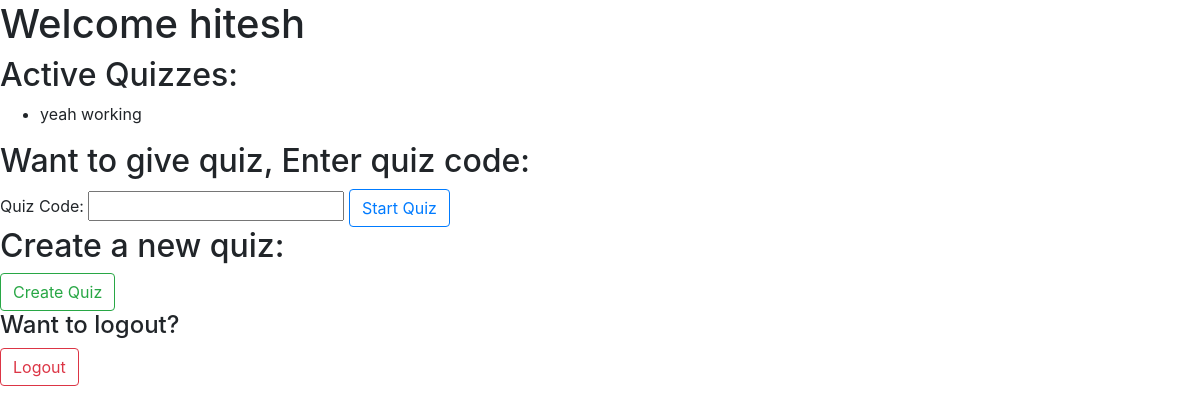
/dashboard (signed in), run on an earlier commit of the app's database.
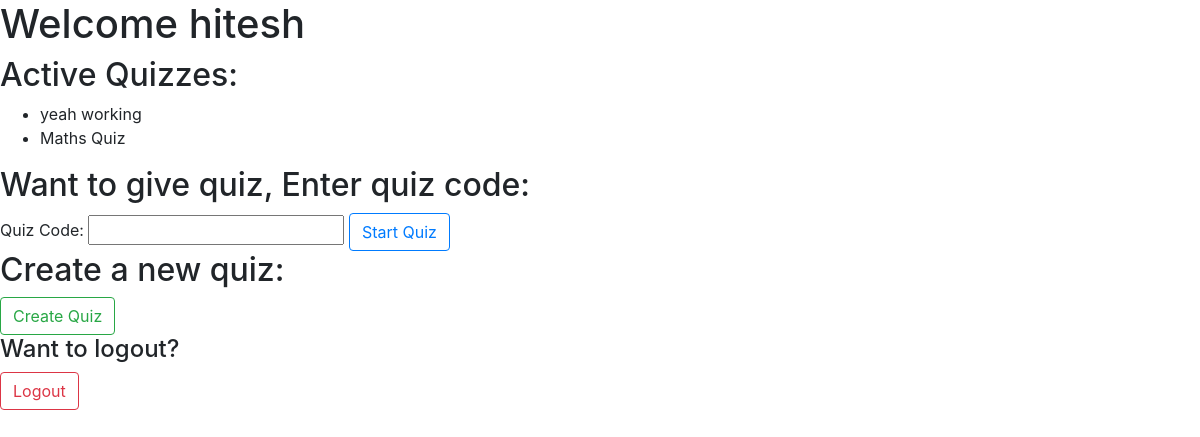
And on a later commit of the database.
### tables this page shows
CREATE TABLE user(
  id INTEGER PRIMARY KEY AUTOINCREMENT,
  username TEXT UNIQUE NOT NULL,
  email_id UNIQUE NOT NULL,
  password TEXT NOT NULL
);

CREATE TABLE Quizzes(
    quiz_id TEXT PRIMARY KEY NOT NULL,
    quiz_name TEXT NOT NULL,
    admin_id INTEGER,
    FOREIGN KEY (admin_id) REFERENCES user (admin_id) ON DELETE CASCADE
);

### quiz_app/interface.py (the view, shortened to what this page needs)
@bp.route('/dashboard', methods=('GET', 'POST'))
@login_required
def dashboard():
    Quizzes = get_db().execute(
        'SELECT * FROM Quizzes'
    ).fetchall()
    error2 = None
    if error2 is not None:
        flash(error2)
    return render_template('dashboard.html', Quizzes=Quizzes)

### quiz_app/auth.py (called while the page is built)
@bp.before_app_request
def load_logged_in_user():
    user_id = session.get('user_id')
    if user_id is None:
        g.user = None
    else:
        g.user = get_db().execute(
            'SELECT * FROM user WHERE id = ?', (user_id,)
        ).fetchone()

def login_required(view):
    @functools.wraps(view)
    def wrapped_view(**kwargs):
        if g.user is None:
            return redirect(url_for('auth.login'))
        return view(**kwargs)
    return wrapped_view

### quiz_app/db.py (called while the page is built)
def get_db():
    if 'db' not in g:
        g.db = sqlite3.connect(
            current_app.config['DATABASE'],
            detect_types=sqlite3.PARSE_DECLTYPES
        )
        g.db.row_factory = sqlite3.Row
    return g.db

### templates/dashboard.html (shortened to what this page needs)
{% extends 'base.html' %}
    {% block content %}
    <h1>Welcome {{g.user['username']}}</h1>
    <h2>Active Quizzes:</h2>
    <div class="active_quizzes">
        <ul>
            {% for quiz in Quizzes %}
                <li>{{quiz['quiz_name']}}</li>
            {% endfor %}
        </ul>
    </div>
    <h2>Want to give quiz, Enter quiz code:</h2>
    <form method="post">
        <label for="quiz_code">Quiz Code:</label>
        <input type="text" name="quiz_code" id="quiz_code" required>
        <input type="submit" value="Start Quiz" class="btn btn-outline-primary">
    </form>
    <h2>Create a new quiz:</h2>
    <a href="{{url_for('quiz.create')}}" type="button" class="btn btn-outline-success">Create Quiz</a>
    <h4>Want to logout?</h4>
    <a href="{{url_for('auth.logout')}}" type="button" class="btn btn-outline-danger" style="bottom: 20px;">Logout</a>
    {% endblock %}

### templates/base.html (shortened to what this page needs)
<!DOCTYPE html>
<html lang="en">
<head>
  <link rel="stylesheet" href="https://stackpath.bootstrapcdn.com/bootstrap/4.5.2/css/bootstrap.min.css">
</head>
<body>
  {% block content %}{% endblock %}
</body>
</html>

What changed in the data, as far as the page shows it:
added Quizzes: quiz_name "Maths Quiz"
